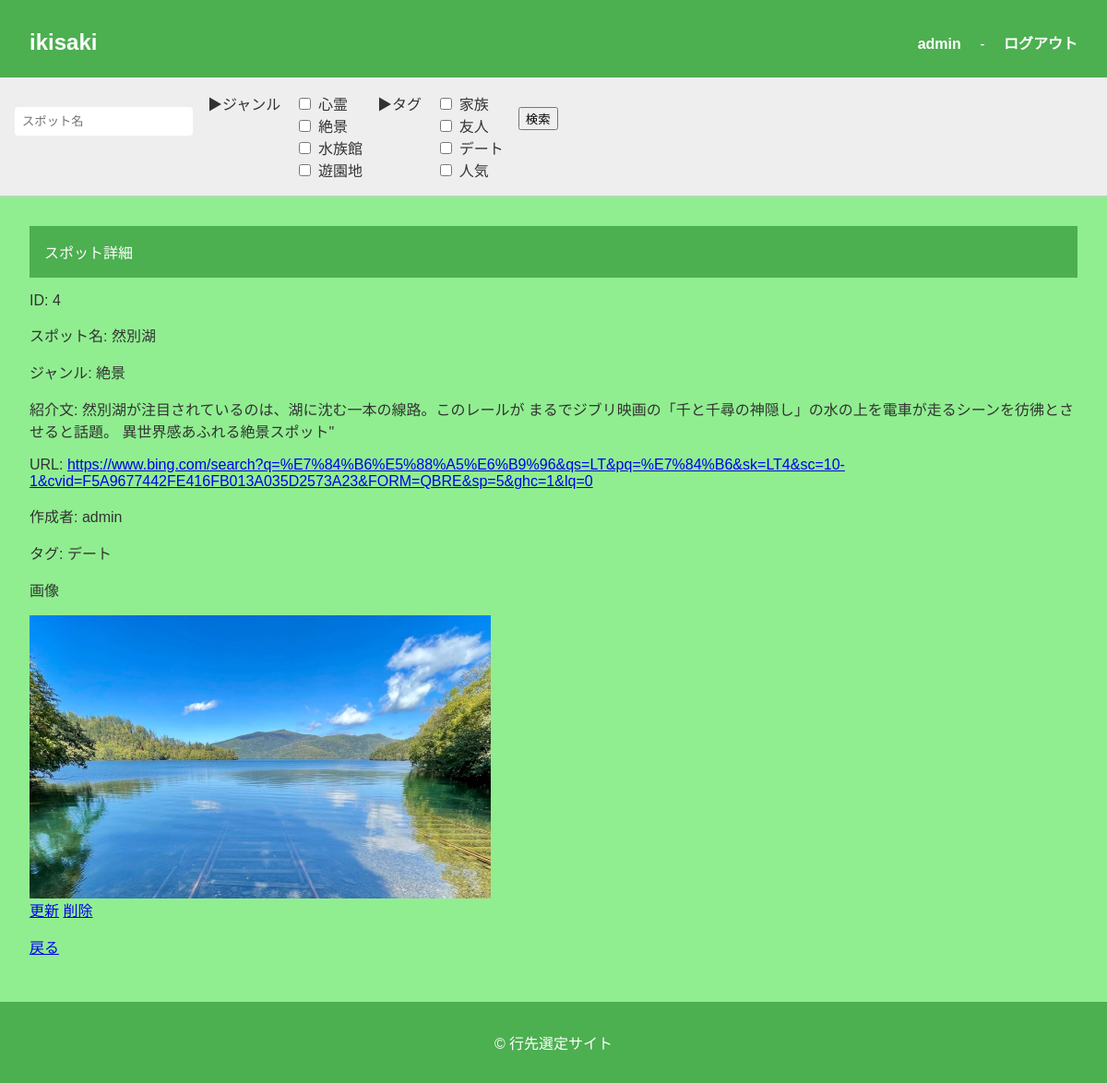
/spot/detail/4 (signed in), run on the app's committed database.
### apps/ikisaki/models.py (models this page shows, shortened)
class User(db.Model, UserMixin):
    __tablename__ = "user"
    user_id = db.Column(db.String, primary_key=True, unique=True, nullable=False)
    password_hash = db.Column(db.String, nullable=False)
    schedules = db.relationship("Schedule", back_populates="user", cascade="all, delete-orphan")
    @property
    def password(self):
        raise AttributeError("読み取り不可")

class Spot(db.Model):
    __tablename__ = "spot"
    id = db.Column(db.Integer, primary_key=True, nullable=False)
    name = db.Column(db.String, nullable=False)
    genre_id = db.Column(db.Integer, nullable=False)
    introduction = db.Column(db.String, nullable=False)
    url = db.Column(db.String, nullable=True)
    user_id = db.Column(db.String, nullable=False)
    tags = db.relationship("SpotTag", backref="spot", cascade="all, delete-orphan")
    pictures = db.relationship("SpotPicture", backref="spot", cascade="all, delete-orphan")

class SpotTag(db.Model):
    __tablename__ = "spot_tag"
    spot_id = db.Column(db.Integer, db.ForeignKey("spot.id"), primary_key=True, nullable=False)
    tag = db.Column(db.String, primary_key=True, nullable=False)

class SpotPicture(db.Model):
    __tablename__ = "spot_picture"
    spot_id = db.Column(db.Integer, db.ForeignKey("spot.id"), primary_key=True, nullable=False)
    url = db.Column(db.String, primary_key=True, nullable=False)

### apps/ikisaki/views/spot.py (the view)
@ikisaki.route("/spot/detail/<spot_id>", methods=["GET", "POST"])
@login_required
def spot_detail(spot_id):
	ssform = SpotSearchForm()
	form = SpotForm()
	spot = Spot.query.filter_by(id=spot_id).first()
	if spot is None:
		return redirect(url_for("ikisaki.index"))
	spot_list = current_app.config.get("SPOT_LIST", {})
	genre_name = spot_list.get(spot.genre_id, str(spot.genre_id))
	return render_template(
		"ikisaki/spot_detail.html",
		ssform=ssform,
		form=form,
		spot=spot,
		genre_name=genre_name,
		)

### apps/ikisaki/forms.py
class SpotSearchForm(FlaskForm):
	name = StringField(
		"スポット名",
	)
	submit = SubmitField("検索")

class SpotForm(FlaskForm):
	name = StringField(
		"スポット名",
		validators=[
			DataRequired("スポット名は必須です。"),
		],
	)
	introduction = TextAreaField(
		"紹介文",
		validators=[
			DataRequired("紹介文は必須です。"),
		],
	)
	url = StringField(
		"URL",
	)
	submit = SubmitField("登録")

### apps/app.py (called while the page is built)
@login_manager.user_loader
def load_user(user_id):
    from apps.ikisaki.models import User
    try:
        return User.query.get(user_id)
    except ValueError:
        return None

### apps/ikisaki/templates/ikisaki/spot_detail.html (shortened to what this page needs)
{% extends "ikisaki/base.html" %}
{% block content %}
	<header>スポット詳細</header>
	<p>ID: {{ spot.id }}</p>
	<p>スポット名: {{ spot.name }}</p>
	<p>ジャンル: {{ genre_name }}</p>
	<p>紹介文: {{ spot.introduction }}</p>
	<p>URL: <a href="{{ spot.url }}" target="_blank" rel="noopener">{{ spot.url }}</a></p>
	<p>作成者: {{ spot.user_id }}</p>
	<p>タグ:
	{% for t in spot.tags %}
		{{ t.tag }}{% if not loop.last %}, {% endif %}
	{% endfor %}
	</p>
	<p>画像</p>
	{% if spot.pictures %}
	<div style="display:flex; gap:20px; flex-wrap:wrap;">
		{% for p in spot.pictures %}
			<img src="{{config["UPLOAD_URL"]}}{{ p.url }}"
				alt="spot image"
				style="width:500px; height:auto;">
		{% endfor %}
	</div>
	{% else %}
	<p>なし</p>
	{% endif %}
	{% if spot.user_id == current_user.user_id %}
	<a href="{{ url_for('ikisaki.spot_upsert', spot_id=spot.id) }}">更新</a>
	<a href="#" onclick="if(confirm('本当に削除しますか？')){ document.getElementById('delete-form-{{ spot.id }}').submit(); } return false;">削除</a>
	{% endif %}
	<p><a href="{{ url_for('ikisaki.index') }}">戻る</a></p>
{% endblock %}

### apps/ikisaki/templates/ikisaki/base.html (shortened to what this page needs)
<!DOCTYPE html>
<html lang="ja">
<head>
    <link rel="stylesheet" href="{{ url_for('static', filename='css/home.css') }}">
</head>
<body>
    <header>
        <div class="header-container">
            <h1><a href="{{url_for('ikisaki.index')}}" class="spotpost-button">ikisaki</a></h1>
            {% if current_user.is_authenticated %}
                <div>
                    <span><a href="{{url_for('ikisaki.user_update')}}" class="spotpost-button">{{ current_user.user_id }}</a></span> -
                    <span><a href="{{ url_for('ikisaki.logout') }}" class="spotpost-button">ログアウト</a></span>
                </div>
            {% endif %}
        </div>
    </header>
    <nav class="genre-filter">
        {% if current_user.is_authenticated %}
            <form
                action="{{url_for('ikisaki.spot_search')}}"
                method="POST"
                enctype="multipart/form-data"
                novalidate="novalidate"
                class="search-form"
                >
                <p>{{ssform.name(value=name_kw, placeholder="スポット名")}}</p>
                <div>▶ジャンル</div>
                <div id="genre_ids">
                    {% for gid, gname in config["SPOT_LIST"].items() %}
                    {% set gid_str = gid|string %}
                    <label>
                        <input type="checkbox" name="genre_ids" value="{{ gid }}" {% if gid_str in genre_ids %}checked{% endif %}> {{ gname }}
                    </label>
                    {% endfor %}
                </div>
                <div>▶タグ</div>
                <div id="tags">
                    {% for tag in config["TAG_LIST"] %}
                    <label>
                        <input type="checkbox" name="tags" value="{{ tag }}" {% if tag in tags %}checked{% endif %}> {{ tag }}
                    </label>
                    {% endfor %}
                </div>
                <p>{{ssform.submit()}}</p>
            </form>
        {% endif %}
    </nav>
    <main>
        {% block content %}{% endblock %}
    </main>
    <footer>
        <p>&copy; 行先選定サイト</p>
    </footer>
</body></html>

### apps/static/css/home.css (style rules this page uses)
body { font-family: 'Helvetica', 'Arial', sans-serif; margin: 0; padding: 0; background-color: #f9f9f9; color: #333; }
header { background-color: #4CAF50; color: white; padding: 1rem; }
.header-container { display: flex; justify-content: space-between; align-items: center; }
.header-container h1 { margin: 0; font-size: 1.5rem; }
.search-form { display: flex; gap: 0.5rem; }
.search-form input[type="text"] { padding: 0.5rem; border: none; border-radius: 4px; }
.genre-filter { background-color: #eee; padding: 1rem; border-bottom: 1px solid #ccc; }
.genre-filter form { display: flex; flex-wrap: wrap; gap: 1rem; }
.genre-filter label { display: flex; align-items: center; gap: 0.3rem; }
main { padding: 2rem; }
footer { background-color: #4CAF50; color: white; text-align: center; padding: 1rem; position: relative; bottom: 0; }
.spotpost-button { display: inline-block; padding: 0.5rem 1rem; background-color: #4CAF50; color: white; text-decoration: none; border-radius: 4px; font-weight: bold; margin-top: 0.5rem; }
body { background-color: lightgreen; }

### data on the page
User: user_id "admin"
Spot: id "4", name "然別湖", introduction "然別湖が注目されているのは、湖に沈む一本の線路。このレールが まるでジブリ映画の「千と千尋の神隠し」の水の上を電車が走るシーンを彷彿とさせると話題。 異世界感あふれる絶景スポット\"", url "https://www.bing.com/search?q=%E7%84%B6%E5%88%A5%E6%B9%96&qs=LT&pq=%E7%84%B6&sk=LT4&sc=10-1&cvid=F5A9677442FE416FB013A035D2573A23&FORM=QBRE&sp=5&ghc=1&lq=0", user_id "admin"
SpotTag: tag "デート"
SpotPicture: url (picture)

### other printed values
{{ gname }} "心霊" "絶景" "水族館" "遊園地"
{{ tag }} "家族" "友人" "デート" "人気"
{{ genre_name }} "絶景"
